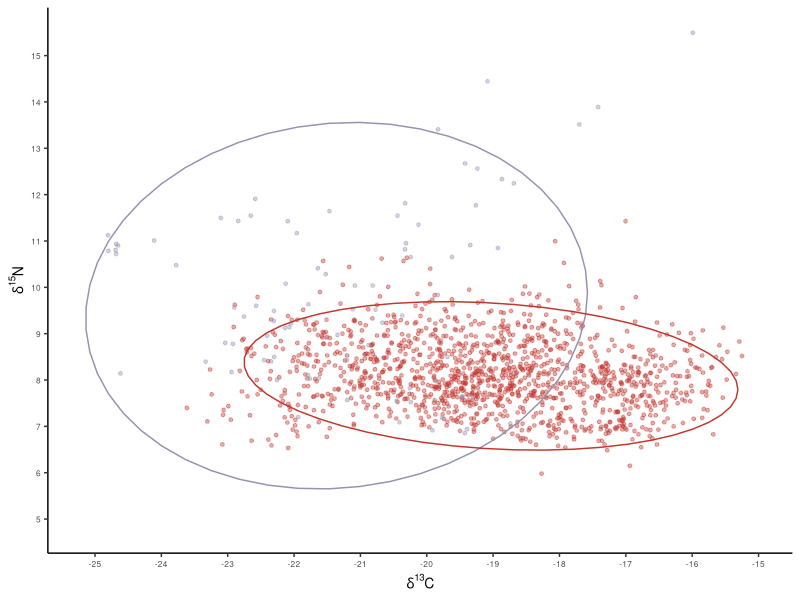
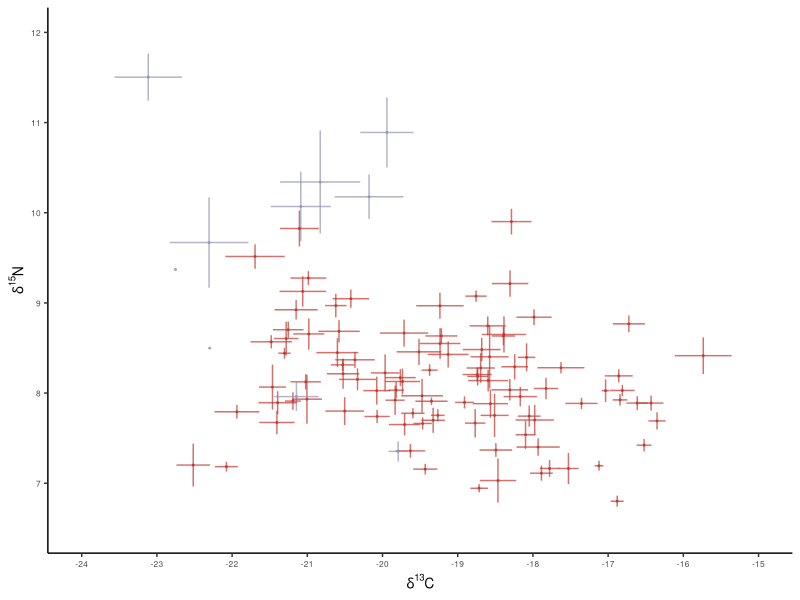
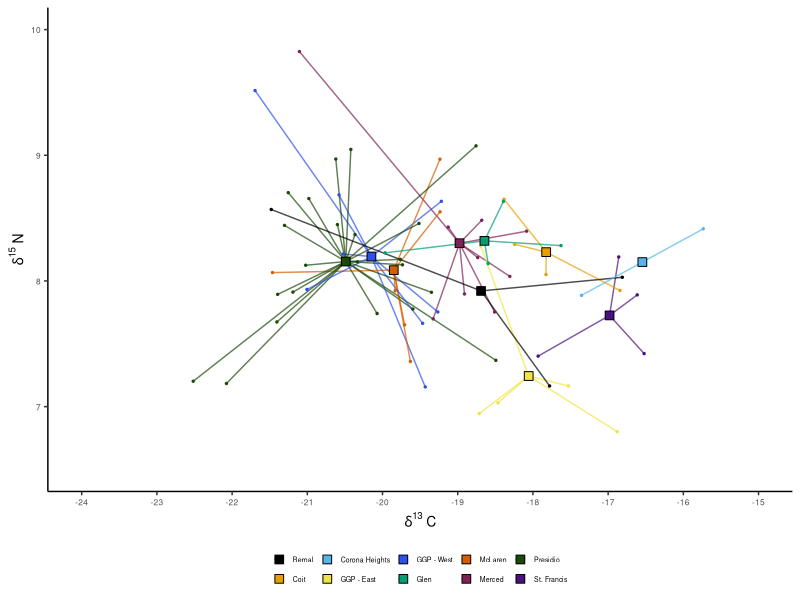
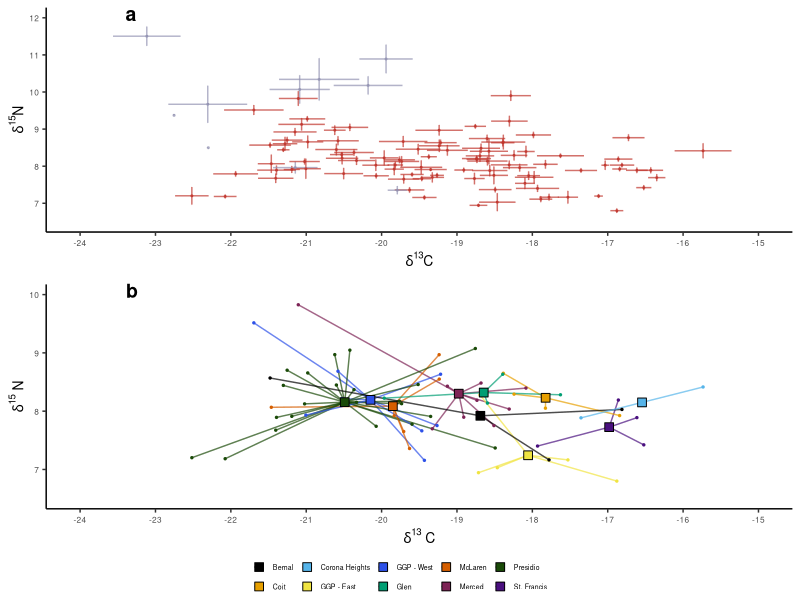
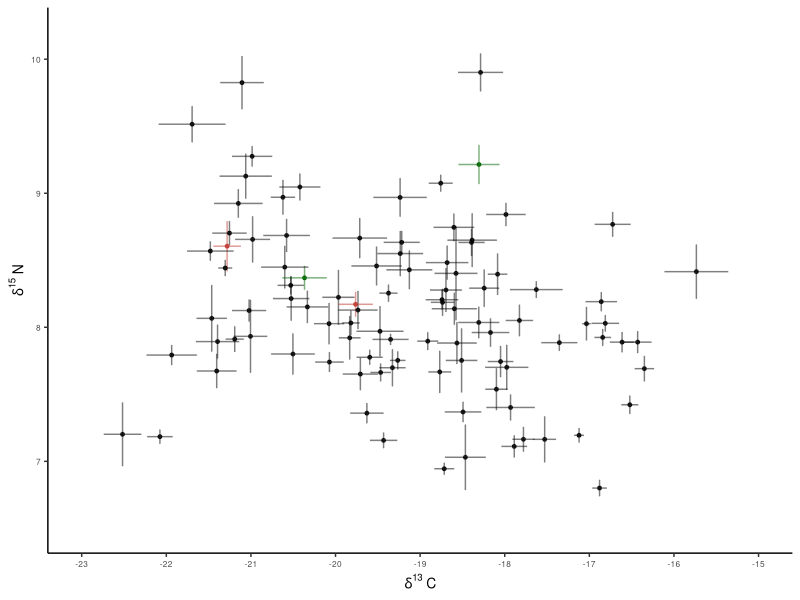

The R script that drew these images, in order:
## ---- chunk 1
knitr::opts_chunk$set(echo = TRUE)

library(tidyverse)
library(plotrix)
library(ggpubr)

colors <- c("#000000", "#E69F00", "#56B4E9", "#2D51E8", "#F0E442", "#009E73", "#D55E00", "#7D2355", "#1A4A08","#4A107F")

family_colors <- c("Bernal" = colors[1],
                   "Coit" = colors[2],
                   "Corona Heights" = colors[3],
                   "GGP - West" = colors[4],
                   "GGP - East" = colors[5],
                   "Glen" = colors[6],
                   "McLaren" = colors[7],
                   "Merced" = colors[8],
                   "Presidio" = colors[9],
                   "St. Francis" = colors[10])

# Make custom theme
theme_custom <- function() {
  theme_classic()+
  theme(panel.grid.minor = element_blank(),
        strip.text = element_text(size = 12, face = "bold"),
        plot.background = element_rect(fill = "white", color = NA),
        plot.title = element_text(size = 7),
        strip.background = element_blank(),
        axis.text.y = element_text(size=6),
        axis.text.x = element_text(size=6),
        axis.title.y = element_text(size=10),
        axis.title.x = element_text(size=10))}
## ---- chunk 2
data_clean <- read.csv("Cleaned_Data/cleaned_whiskerdata.csv")
data_average <- read.csv("Cleaned_Data/averaged_whiskerdata.csv")
## ---- chunk 3
# Plot - all data points
fig.S3 <- data_clean %>% 
  ggplot(aes(x=C_raw, y=N_raw, color=urban)) +
  geom_point(size=1, alpha=0.4)+
  stat_ellipse(level=0.95)+
  scale_color_manual(values=c("#9292B1", "#c0362d"))+
  xlab(expression({delta}^13*C))+
  ylab(expression({delta}^15*N))+
  scale_x_continuous(limits=c(-25.2,-15), breaks=seq(-25,-15,by=1))+
  scale_y_continuous(limits=c(4.8,15.5), breaks=seq(5,15,by=1))+
  theme_custom()+
  theme(legend.position = "none")

fig.S3

# ggsave("Figures/FigureS3.png",dpi=600, width=4, height=3)

# All individuals with standard error bars
fig2a <- data_average %>% 
  ggplot(aes(x=C_avg, y=N_avg, color=urban))+
  geom_errorbar(aes(ymin=N_avg-N_se, ymax=N_avg+N_se, color=urban), alpha=0.7)+
  geom_errorbar(aes(xmin=C_avg-C_se, xmax=C_avg+C_se, color=urban), alpha=0.7)+
  geom_point(size=0.4,alpha=0.7)+
  scale_color_manual(values=c("#9292B1", "#c0362d"))+
  xlab(expression({delta}^13*C))+
  ylab(expression({delta}^15*N))+
  scale_x_continuous(limits=c(-24,-15), breaks=seq(-24,-15,by=1))+
  scale_y_continuous(limits=c(6.5,12), breaks=seq(7,12,by=1))+
  theme_custom()+
  theme(legend.position = "none")

fig2a

# ggsave("Figures/Figure2a.png",dpi=600, width=3.4, height=2.8)

# Create data frame with only SF coyotes
data_average_sf <- data_average %>% 
  filter(urban == "urban")

# Compute center points
center_points <- data_average_sf %>%
  filter(group != "NA") %>%
  group_by(group) %>%
  summarize(C_center = mean(C_avg, na.rm = TRUE),
            N_center = mean(N_avg, na.rm = TRUE))

# Join center points back to the original data
data_with_centers <- data_average_sf %>%
  filter(group != "NA") %>%
  left_join(center_points, by = "group")

# SF individuals colored by family group
fig.2b <- data_with_centers %>% 
  ggplot(aes(x=C_avg, y=N_avg, 
             color=group, fill=group)) +
  geom_segment(aes(x = C_center, y = N_center, 
                   xend = C_avg, yend = N_avg, 
                   color = group),  linewidth=0.5, alpha=0.7) + 
  geom_point(size=0.5) +  
  geom_point(data=center_points, aes(x=C_center, y=N_center, fill=group), 
             color="black", size=3, shape=22, stroke=0.5)+  
  scale_color_manual(values=family_colors) +
  scale_fill_manual(values=family_colors) +
  xlab(expression(delta^{13}~C)) +
  ylab(expression(delta^{15}~N)) +
  scale_x_continuous(limits=c(-24,-15), breaks=seq(-24,-15,by=1)) +
  scale_y_continuous(limits=c(6.5,10), breaks=seq(7,10,by=1)) +
  theme_custom() +
  theme(legend.position = "bottom",
        legend.text = element_text(size=5),
        legend.key.size = unit(0.1, 'cm'),
        legend.title = element_blank())

fig.2b

# ggsave("Figures/Figure4.png",dpi=600, width=3.4, height=2.8)


leg <- get_legend(fig.2b)

# Combine plots
ggarrange(
  fig2a, fig.2b,
  ncol = 1, nrow = 2, 
  labels = c("a", "b"),
  common.legend=F,
  align = "hv",
  label.x = 0.15,
  widths=c(1,1), heights=c(1,1),
  legend="bottom",
  legend.grob = leg)

# ggsave("Figures/Figure2.png",dpi=600, width=3.4, height=6)
 
# Plot all SF individuals, highlighting repeatedly sampled individuals
fig.S2 <- data_average_sf %>% 
  ggplot(aes(x = C_avg, y = N_avg)) +
  
  # Error bars
  geom_errorbar(aes(ymin = N_avg - N_se, ymax = N_avg + N_se,
                    color = case_when(
    whisker %in% c("S19-8775", "S19-8775-2") ~ "highlight",
    whisker %in% c( "S19-8786", "S19-8786-2") ~ "highlight2",
    TRUE ~ "black")), alpha = 0.5) +
  geom_errorbar(aes(xmin = C_avg - C_se, xmax = C_avg + C_se,
                    color = case_when(
    whisker %in% c("S19-8775", "S19-8775-2") ~ "highlight",
    whisker %in% c( "S19-8786", "S19-8786-2") ~ "highlight2",
    TRUE ~ "black")), alpha = 0.5) +
  
  # Points
  geom_point(aes(color = case_when(
    whisker %in% c("S19-8775", "S19-8775-2") ~ "highlight",
    whisker %in% c( "S19-8786", "S19-8786-2") ~ "highlight2",
    TRUE ~ "black")), size = 1, alpha = 0.8) +
  scale_color_manual(values = c("black" = "black", "highlight" = "#c0362d", "highlight2" = "darkgreen")) +

  # Graphics
  xlab(expression(delta^{13}~C)) +
  ylab(expression(delta^{15}~N)) +
  scale_x_continuous(limits = c(-23, -15), breaks = seq(-23, -15, by = 1)) +
  scale_y_continuous(limits = c(6.5, 10.2), breaks = seq(7, 10, by = 1)) +
  theme_custom()+
  theme(legend.position = "none")

fig.S2

# ggsave("Figures/FigureS2.png",dpi=600, width=4, height=3)
